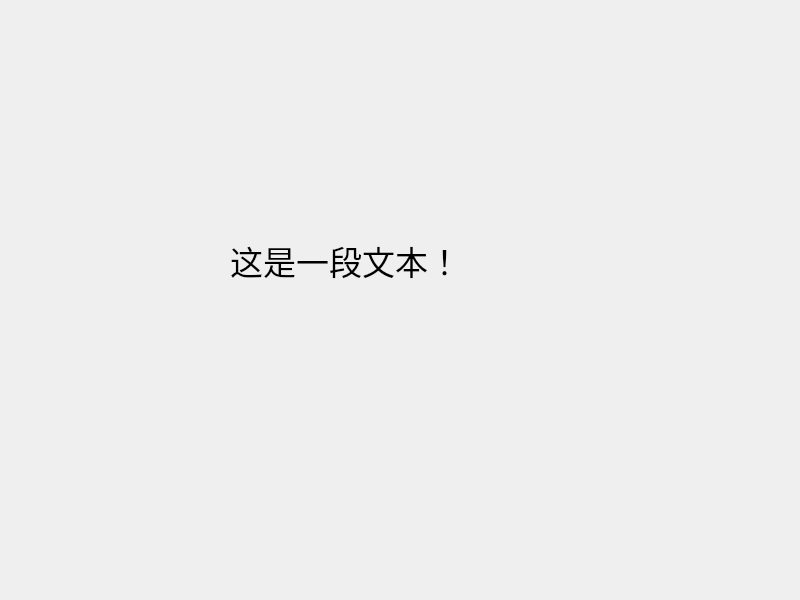
<?xml version="1.0" encoding="UTF-8"?>
<ui version="4.0">
 <class>Widget</class>
 <widget class="QWidget" name="Widget">
  <property name="geometry">
   <rect>
    <x>0</x>
    <y>0</y>
    <width>800</width>
    <height>600</height>
   </rect>
  </property>
  <property name="font">
   <font>
    <weight>50</weight>
    <italic>false</italic>
    <bold>false</bold>
    <underline>false</underline>
    <strikeout>false</strikeout>
    <kerning>false</kerning>
   </font>
  </property>
  <property name="windowTitle">
   <string>Widget</string>
  </property>
  <widget class="QLabel" name="label">
   <property name="geometry">
    <rect>
     <x>230</x>
     <y>180</y>
     <width>361</width>
     <height>161</height>
    </rect>
   </property>
   <property name="font">
    <font>
     <family>黑体</family>
     <pointsize>25</pointsize>
     <weight>50</weight>
     <italic>false</italic>
     <bold>false</bold>
     <underline>false</underline>
     <strikeout>false</strikeout>
     <kerning>false</kerning>
    </font>
   </property>
   <property name="text">
    <string>这是一段文本！</string>
   </property>
  </widget>
 </widget>
 <resources/>
 <connections/>
</ui>
